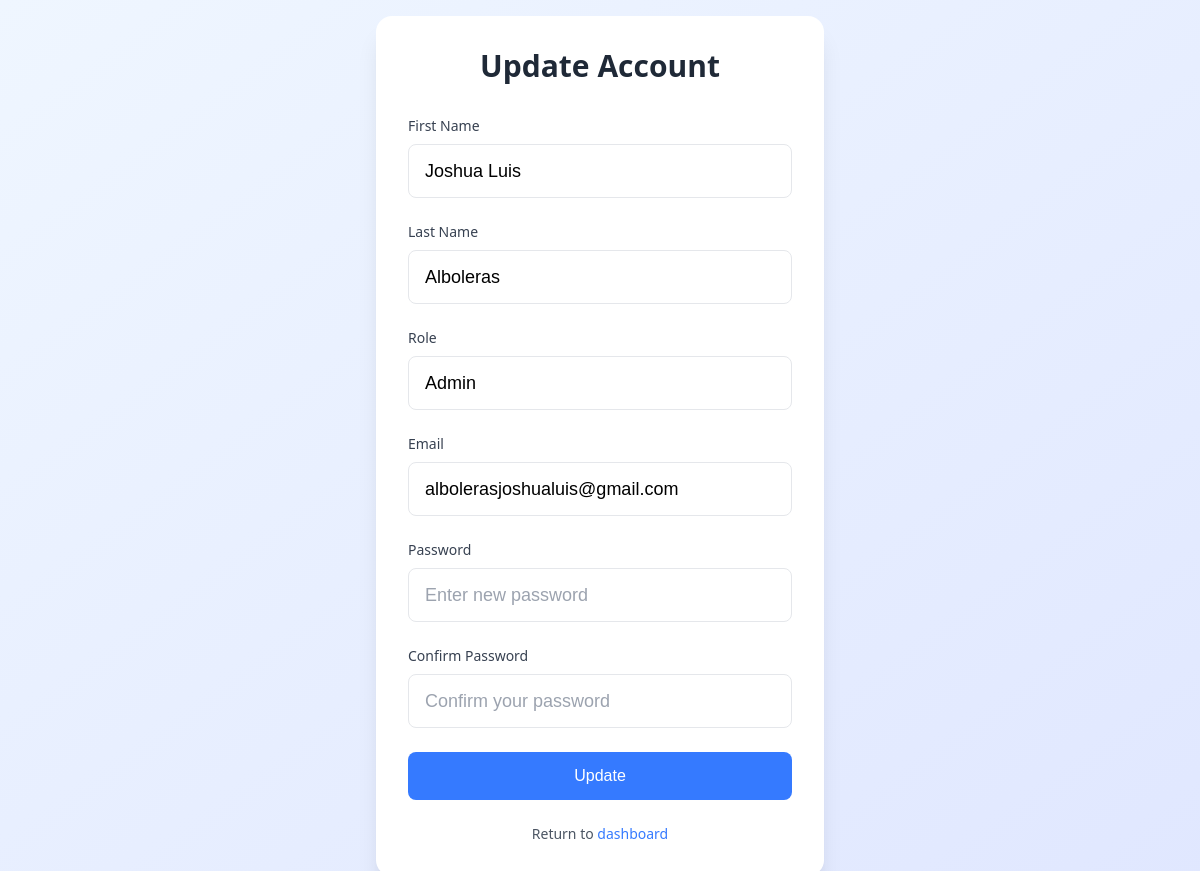
Screenshot of /edit.php?id=38 with the database file from the repository.
### tables this page shows
CREATE TABLE `users` (
  `user_id` int NOT NULL,
  `first_name` varchar(50) NOT NULL,
  `last_name` varchar(50) NOT NULL,
  `email` varchar(100) DEFAULT NULL,
  `password` varchar(255) DEFAULT NULL,
  `role` varchar(50) DEFAULT NULL,
  `is_active` tinyint(1) NOT NULL DEFAULT '1',
  `created_at` timestamp NULL DEFAULT CURRENT_TIMESTAMP,
  `updated_at` timestamp NULL DEFAULT CURRENT_TIMESTAMP ON UPDATE CURRENT_TIMESTAMP
);

### edit.php (the view, shortened to what this page needs)
<?php
include("db_config.php");
try {
    $pdo = new PDO("mysql:host=$host;dbname=$db", $user, $pass);
    $pdo->setAttribute(PDO::ATTR_ERRMODE, PDO::ERRMODE_EXCEPTION);
} catch (PDOException $e) {
    error_log("Database connection failed: " . $e->getMessage());
    die("Could not connect to the database. Please try again later.");
}
$userId = isset($_GET['id']) ? intval($_GET['id']) : 0;
$userData = null;
if ($userId > 0) {
    $stmt = $pdo->prepare("SELECT * FROM users WHERE user_id = ?");
    $stmt->execute([$userId]);
    $userData = $stmt->fetch(PDO::FETCH_ASSOC);
}
?>
<!DOCTYPE html>
<html lang="en">
<head>
    <link rel="stylesheet" href="style.css" />
</head>
<body>
    <div class="container">
        <form method="post" action="" id="signup-form" novalidate class="signup-form">
            <h1 class="form-title">Update Account</h1>
            <div class="form-fields">
                <div class="input-group">
                    <label for="first_name" class="input-label">First Name</label>
                    <div class="input-wrapper">
                        <input required id="first_name" name="first_name" type="text" placeholder="Enter your first name" class="input-field" value="<?= htmlspecialchars($userData['first_name'] ?? '') ?>" />
                    </div>
                </div>
                <div class="input-group">
                    <label for="last_name" class="input-label">Last Name</label>
                    <div class="input-wrapper">
                        <input required id="last_name" name="last_name" type="text" placeholder="Enter your last name" class="input-field" value="<?= htmlspecialchars($userData['last_name'] ?? '') ?>" />
                    </div>
                </div>
                <div class="input-group">
                    <label for="role" class="input-label">Role</label>
                    <div class="input-wrapper">
                        <input required id="role" name="role" type="text" placeholder="Enter your role" class="input-field" value="<?= htmlspecialchars($userData['role'] ?? '') ?>" />
                    </div>
                </div>
                <div class="input-group">
                    <label for="email" class="input-label">Email</label>
                    <div class="input-wrapper">
                        <input required id="email" name="email" type="email" placeholder="Enter your email" class="input-field" value="<?= htmlspecialchars($userData['email'] ?? '') ?>" />
                    </div>
                </div>
                <div class="input-group">
                    <label for="password" class="input-label">Password</label>
                    <div class="input-wrapper">
                        <input required id="password" name="password" type="password" placeholder="Enter new password" class="input-field" />
                    </div>
                </div>
                <div class="input-group">
                    <label for="confirmPassword" class="input-label">Confirm Password</label>
                    <div class="input-wrapper">
                        <input required id="confirmPassword" name="confirmPassword" type="password" placeholder="Confirm your password" class="input-field" />
                    </div>
                </div>
                <button type="submit" class="submit-button">Update</button>
                <p class="login-link">
                    Return to <a href="./index.php">dashboard</a>
                </p>
            </div>
        </form>
    </div>
</body>
</html>

### styles/style.css (style rules this page uses)
:root { --navbar-height: 4rem; --sidebar-width: 16rem; --text-gray-500: #6B7280; --text-gray-600: #4B5563; --text-gray-700: #374151; --text-gray-900: #11182C; --bg-gray-50: #F9FAFB; --bg-gray-100: #F3F4F6; --bg-gray-200: #E5E7EB; --border-gray-200: #E5E7EB; --text-blue-500: #3B82F6; --bg-blue-100: #DBEAFE; --text-red-500: #EF4444; --bg-red-50: #FEF2F2; }
* { box-sizing: border-box; margin: 0; padding: 0; }
body { font-family: system-ui, -apple-system, BlinkMacSystemFont, 'Segoe UI', Roboto, Oxygen, Ubuntu, Cantarell, 'Open Sans', 'Helvetica Neue', sans-serif; background-color: var(--bg-gray-50); color: var(--text-gray-900); }
button, a { cursor: pointer; color: inherit; background: none; border: none; text-decoration: none; }
.submit-button { width: 100%; background-color: #3b82f6; color: #fff; padding: 0.5rem 1rem; border-radius: 0.375rem; cursor: pointer; transition: background-color 0.15s ease-in-out; border: none; }

### edit.php (style rules this page uses)
* { box-sizing: border-box; margin: 0; padding: 0; }
body { font-family: system-ui, -apple-system, BlinkMacSystemFont, 'Segoe UI', Roboto, Oxygen, Ubuntu, Cantarell, 'Open Sans', 'Helvetica Neue', sans-serif; display: flex; min-height: 100vh; width: 100%; align-items: center; justify-content: center; background-color: #eff6ff; background-image: linear-gradient(to bottom right, #eff6ff, #e0e7ff); padding: 1rem; }
.container { width: 100%; }
.signup-form { width: 100%; max-width: 28rem; margin: 0 auto; background-color: #ffffff; padding: 2rem; border-radius: 1rem; box-shadow: 0 20px 25px -5px rgba(0, 0, 0, 0.1), 0 10px 10px -5px rgba(0, 0, 0, 0.04); }
.form-title { margin-bottom: 2rem; text-align: center; font-size: 1.875rem; line-height: 2.25rem; font-weight: 700; color: #1f2937; }
.form-fields>*+* { margin-top: 1.5rem; }
.input-group>*+* { margin-top: 0.5rem; }
.input-label { display: block; font-size: 0.875rem; line-height: 1.25rem; font-weight: 500; color: #374151; }
.input-wrapper { overflow: hidden; border-radius: 0.5rem; border: 1px solid #e5e7eb; background-color: #ffffff; padding: 0.75rem 1rem; transition: border-color 0.2s ease-in-out, box-shadow 0.2s ease-in-out; }
.input-field { width: 100%; background-color: transparent; font-size: 1.125rem; line-height: 1.75rem; outline: none; border: none; }
.input-field::placeholder { color: #9ca3af; }
.submit-button { width: 100%; border-radius: 0.5rem; background-color: #357AFF; padding: 0.75rem 1rem; font-size: 1rem; line-height: 1.5rem; font-weight: 500; color: #ffffff; border: none; cursor: pointer; transition: background-color 0.2s ease-in-out, opacity 0.2s ease-in-out; }
.login-link { text-align: center; font-size: 0.875rem; line-height: 1.25rem; color: #4b5563; }
.login-link a { color: #357AFF; text-decoration: none; font-weight: 500; }

### rows the page displays
users: first_name "Joshua Luis", last_name "Alboleras", role "Admin", email "albolerasjoshualuis@gmail.com"
